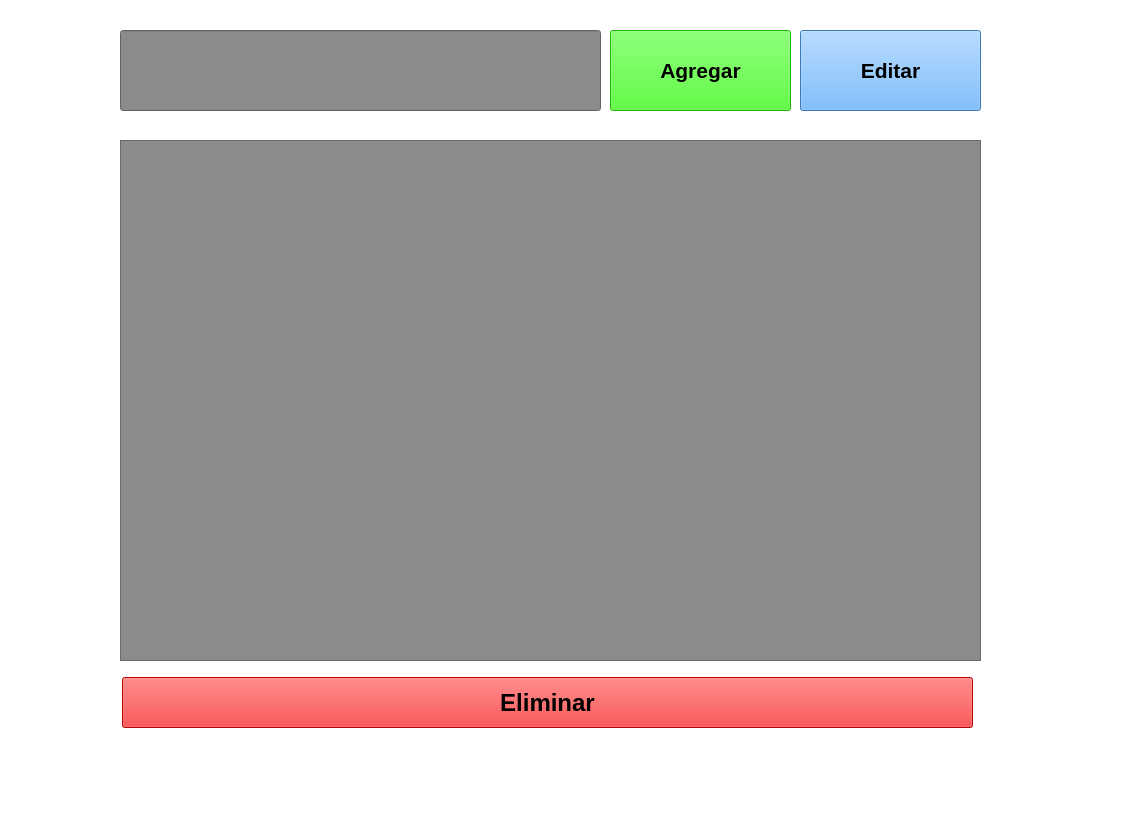
<?xml version="1.0" encoding="UTF-8"?>
<ui version="4.0">
 <class>MainWindow</class>
 <widget class="QMainWindow" name="MainWindow">
  <property name="geometry">
   <rect>
    <x>0</x>
    <y>0</y>
    <width>1124</width>
    <height>834</height>
   </rect>
  </property>
  <property name="windowTitle">
   <string>MainWindow</string>
  </property>
  <property name="styleSheet">
   <string notr="true">background-color: rgb(255, 255, 255);</string>
  </property>
  <widget class="QWidget" name="centralwidget">
   <widget class="QLineEdit" name="edtTarea">
    <property name="geometry">
     <rect>
      <x>120</x>
      <y>30</y>
      <width>481</width>
      <height>81</height>
     </rect>
    </property>
    <property name="styleSheet">
     <string notr="true">background-color: rgb(139, 139, 139);</string>
    </property>
   </widget>
   <widget class="QPushButton" name="btnAgregar">
    <property name="geometry">
     <rect>
      <x>610</x>
      <y>30</y>
      <width>181</width>
      <height>81</height>
     </rect>
    </property>
    <property name="font">
     <font>
      <pointsize>16</pointsize>
      <weight>75</weight>
      <bold>true</bold>
     </font>
    </property>
    <property name="styleSheet">
     <string notr="true">background-color: rgb(38, 255, 0);</string>
    </property>
    <property name="text">
     <string>Agregar</string>
    </property>
   </widget>
   <widget class="QListWidget" name="lstTareas">
    <property name="geometry">
     <rect>
      <x>120</x>
      <y>140</y>
      <width>861</width>
      <height>521</height>
     </rect>
    </property>
    <property name="styleSheet">
     <string notr="true">background-color: rgb(139, 139, 139);</string>
    </property>
   </widget>
   <widget class="QPushButton" name="btnEliminar">
    <property name="geometry">
     <rect>
      <x>122</x>
      <y>677</y>
      <width>851</width>
      <height>51</height>
     </rect>
    </property>
    <property name="font">
     <font>
      <pointsize>18</pointsize>
      <weight>75</weight>
      <bold>true</bold>
     </font>
    </property>
    <property name="styleSheet">
     <string notr="true">background-color: rgb(255, 0, 0);</string>
    </property>
    <property name="text">
     <string>Eliminar</string>
    </property>
   </widget>
   <widget class="QPushButton" name="btnEditar">
    <property name="geometry">
     <rect>
      <x>800</x>
      <y>30</y>
      <width>181</width>
      <height>81</height>
     </rect>
    </property>
    <property name="font">
     <font>
      <pointsize>16</pointsize>
      <weight>75</weight>
      <bold>true</bold>
     </font>
    </property>
    <property name="styleSheet">
     <string notr="true">background-color: rgb(85, 170, 255);</string>
    </property>
    <property name="text">
     <string>Editar</string>
    </property>
   </widget>
  </widget>
  <widget class="QMenuBar" name="menubar">
   <property name="geometry">
    <rect>
     <x>0</x>
     <y>0</y>
     <width>1124</width>
     <height>26</height>
    </rect>
   </property>
  </widget>
  <widget class="QStatusBar" name="statusbar"/>
 </widget>
 <resources/>
 <connections/>
</ui>
